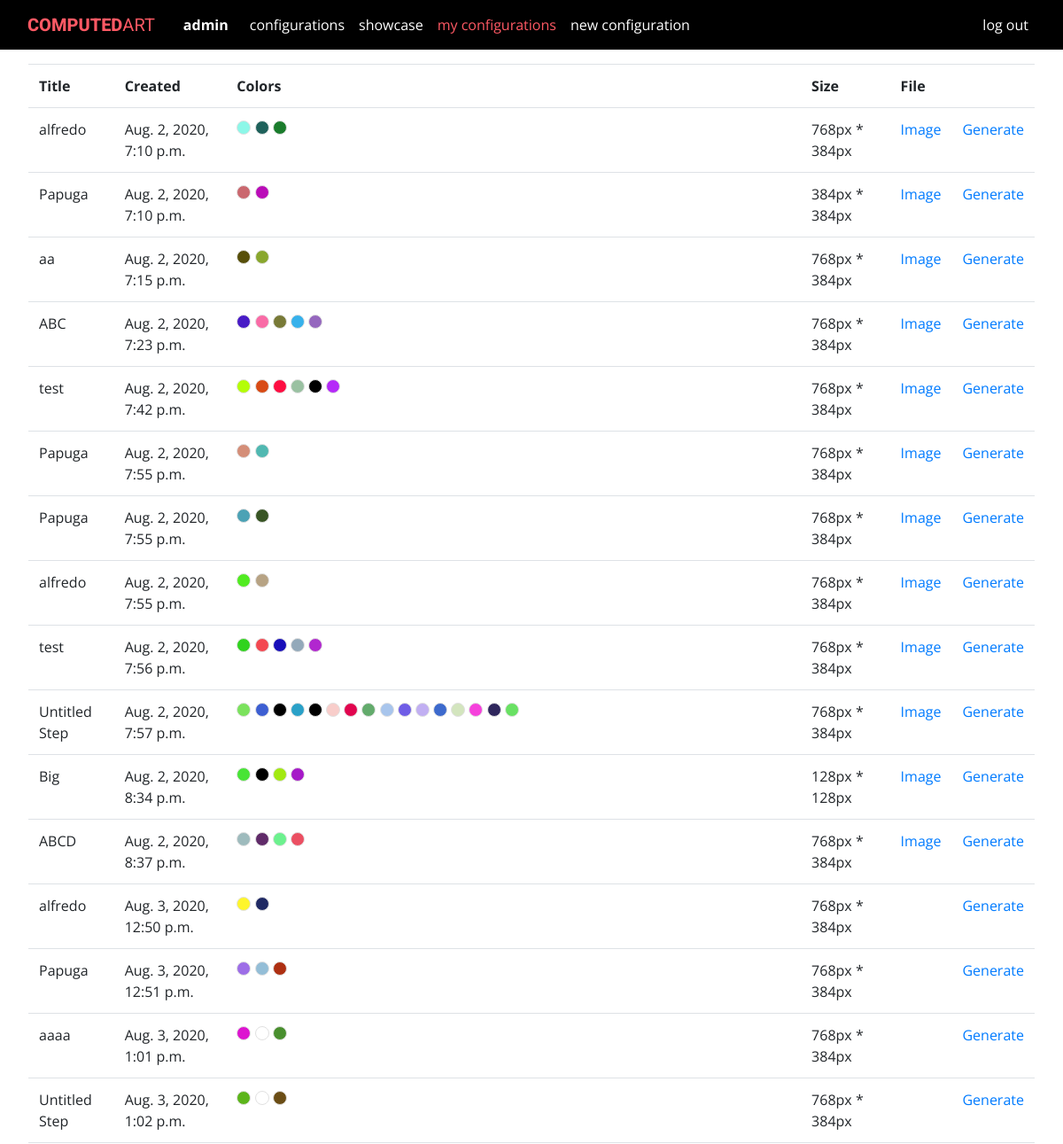
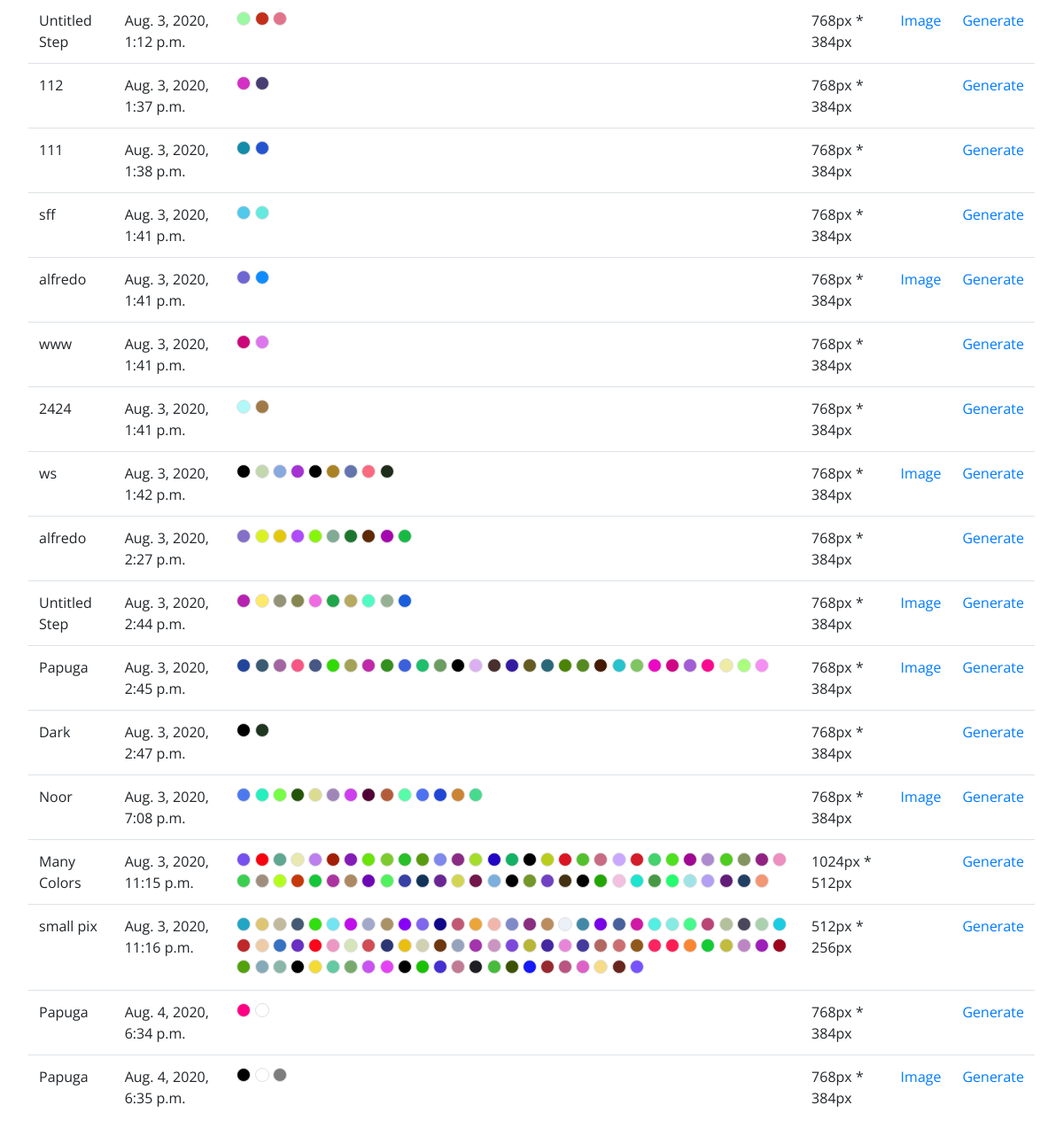
The app's page /config/user/2 (signed in) with its own data (2 pictures, top to bottom).
### computedart/models.py (models this page shows)
class User(AbstractUser):
    pass

class Configuration(models.Model):
    author = models.ForeignKey(
        User, on_delete=models.CASCADE, related_name="listing_author", editable=False
    )
    title = models.CharField(max_length=256)
    square_size = models.PositiveSmallIntegerField(
        validators=[MinValueValidator(4), MaxValueValidator(200)]
    )
    grid_width = models.PositiveSmallIntegerField(
        validators=[MinValueValidator(1), MaxValueValidator(1000)]
    )
    grid_height = models.PositiveSmallIntegerField(
        validators=[MinValueValidator(1), MaxValueValidator(1000)]
    )
    circle_chance = models.PositiveSmallIntegerField(
        validators=[MinValueValidator(0), MaxValueValidator(100)]
    )
    color_chance = models.PositiveSmallIntegerField(
        validators=[MinValueValidator(0), MaxValueValidator(100)]
    )
    created = models.DateTimeField(auto_now_add=True, blank=True)
    image_file = models.ImageField(upload_to="images/%Y/%m/%d/", blank=True, null=True)
    animate = models.BooleanField()

class Color(models.Model):
    configuration = models.ForeignKey(
        Configuration, on_delete=models.CASCADE, related_name="config_color"
    )
    color = models.CharField(max_length=100)

### computedart/views.py (the view)
# urls.py: path("config/user/<int:user_id>", views.user_configs, name="user_configs"),
@login_required
def user_configs(request, user_id):
    user = get_object_or_404(User, id=user_id)
    configs = Configuration.objects.filter(author=user)
    process_configs(configs)
    context = {"configs": configs}
    context["selected"] = ("configurations", "myconfig")[user == request.user]
    return render(request, "computedart/index.html", context)

### computedart/views.py (called while the page is built)
def process_configs(configs):
    for config in configs:
        config.colors = config.config_color.all()
        config.image_width = config.grid_width * config.square_size
        config.image_height = config.grid_height * config.square_size

### computedart/templates/computedart/index.html (shortened to what this page needs)
{% extends "computedart/layout.html" %}
{% block body %}
    <div>
       {% if configs %}
       <table class="table table-condensed">
         <tr>
            <th>Title</th>
            <th>Created</th>
            <th>Colors</th>
            <th>Size</th>
            <th>File</th>
            <th></th>
         </tr>
         {% for config in configs %}
         <tr>
            <td>{{config.title}}</td>
            <td>{{config.created}}</td>
            <td class="colors-cell">
                {% for color in config.colors %}
                    <div class="color-icon" style="background-color: {{ color.color }}" title="{{ color.color }}"></div>
                {% endfor %}
            </td>
            <td>
                {{ config.image_width }}px * {{ config.image_height }}px
            </td>
            <td>
                {% if config.image_file %}
                    <a href="{{ config.image_file.url }}" >Image</a>
                {% endif %}
            </td>
            <td>
                <a href="{% url 'config' config_id=config.id %}">Generate</a>
            </td>
         </tr>
         {% endfor %}
       </table>
       {% else %}
       <h2>No configurations found ...</h2>
       {% endif %}
    </div>
{% endblock %}

### computedart/templates/computedart/layout.html (shortened to what this page needs)
{% load static %}
<!DOCTYPE html>
<html lang="en">
    <head>
        <link href="{% static 'computedart/css/styles.css' %}" rel="stylesheet">
    </head>
    <body>
        <nav class="navbar navbar-expand-lg navbar-dark bg-dark">
            <div class="container-fluid">
                <a class="navbar-brand" href="{% url 'showcase' %}"><span>COMPUTED</span>ART</a>
                <div class="collapse navbar-collapse" id="navbarToggle">
                    <ul class="navbar-nav mr-auto">
                        {% if user.is_authenticated %}
                            <li class="nav-item">
                                <strong>{{ user.username }}</strong>
                            </li>
                        {% endif %}
                        <li class="nav-item">
                        <a class="nav-link{% if selected == 'configurations' %} selected{% endif %}" href="{% url 'config' %}" >Configurations</a>
                        </li>
                        <li class="nav-item">
                            <a class="nav-link{% if selected == 'showcase' %} selected{% endif %}" href="{% url 'showcase' %}" >Showcase</a>
                        </li>
                        {% if user.is_authenticated %}
                            <li class="nav-item">
                                <a class="nav-link{% if selected == 'myconfig' %} selected{% endif %}" href="{% url 'user_configs' user_id=user.id %}" >My configurations</a>
                            </li>
                            <li class="nav-item">
                                <a class="nav-link{% if selected == 'createconfig' %} selected{% endif %}" href="{% url 'create' %}" >New Configuration</a>
                            </li>
                        {% endif %}
                    </ul>
                    <ul class="navbar-nav">
                        {% if not user.is_authenticated%}
                            <li class="nav-item">
                                <a class="nav-link" href="{% url 'login' %}" >Log In</a>
                            </li>
                            <li class="nav-item">
                                <a class="nav-link" href="{% url 'register' %}">Register</a>
                            </li>
                        {% else %}
                            <li class="nav-item">
                                <a class="nav-link" href="{% url 'logout' %}">Log Out</a>
                            </li>
                        {% endif%}
                    </ul>
                </div>
            </div>
        </nav>
        <div class="body">
            {% block body %}
            {% endblock %}
        </div>
    </body>
</html>

### records on screen
User: username "admin"
Configuration: title "alfredo", created "Aug. 2, 2020, 7:10 p.m.", image_width "768", image_height "384"
Configuration: title "Papuga", created "Aug. 2, 2020, 7:10 p.m.", image_width "384", image_height "384"
Configuration: title "aa", created "Aug. 2, 2020, 7:15 p.m.", image_width "768", image_height "384"
Configuration: title "ABC", created "Aug. 2, 2020, 7:23 p.m.", image_width "768", image_height "384"
Configuration: title "test", created "Aug. 2, 2020, 7:42 p.m.", image_width "768", image_height "384"
Configuration: title "Papuga", created "Aug. 2, 2020, 7:55 p.m.", image_width "768", image_height "384"
Configuration: title "Papuga", created "Aug. 2, 2020, 7:55 p.m.", image_width "768", image_height "384"
Configuration: title "alfredo", created "Aug. 2, 2020, 7:55 p.m.", image_width "768", image_height "384"
Configuration: title "test", created "Aug. 2, 2020, 7:56 p.m.", image_width "768", image_height "384"
Configuration: title "Untitled Step", created "Aug. 2, 2020, 7:57 p.m.", image_width "768", image_height "384"
Configuration: title "Big", created "Aug. 2, 2020, 8:34 p.m.", image_width "128", image_height "128"
Configuration: title "ABCD", created "Aug. 2, 2020, 8:37 p.m.", image_width "768", image_height "384"
Configuration: title "alfredo", created "Aug. 3, 2020, 12:50 p.m.", image_width "768", image_height "384"
Configuration: title "Papuga", created "Aug. 3, 2020, 12:51 p.m.", image_width "768", image_height "384"
Configuration: title "aaaa", created "Aug. 3, 2020, 1:01 p.m.", image_width "768", image_height "384"
Configuration: title "Untitled Step", created "Aug. 3, 2020, 1:02 p.m.", image_width "768", image_height "384"
Configuration: title "Untitled Step", created "Aug. 3, 2020, 1:12 p.m.", image_width "768", image_height "384"
Configuration: title "112", created "Aug. 3, 2020, 1:37 p.m.", image_width "768", image_height "384"
Configuration: title "111", created "Aug. 3, 2020, 1:38 p.m.", image_width "768", image_height "384"
Configuration: title "sff", created "Aug. 3, 2020, 1:41 p.m.", image_width "768", image_height "384"
Configuration: title "alfredo", created "Aug. 3, 2020, 1:41 p.m.", image_width "768", image_height "384"
Configuration: title "www", created "Aug. 3, 2020, 1:41 p.m.", image_width "768", image_height "384"
Configuration: title "2424", created "Aug. 3, 2020, 1:41 p.m.", image_width "768", image_height "384"
Configuration: title "ws", created "Aug. 3, 2020, 1:42 p.m.", image_width "768", image_height "384"
Configuration: title "alfredo", created "Aug. 3, 2020, 2:27 p.m.", image_width "768", image_height "384"
Configuration: title "Untitled Step", created "Aug. 3, 2020, 2:44 p.m.", image_width "768", image_height "384"
Configuration: title "Papuga", created "Aug. 3, 2020, 2:45 p.m.", image_width "768", image_height "384"
Configuration: title "Dark", created "Aug. 3, 2020, 2:47 p.m.", image_width "768", image_height "384"
Configuration: title "Noor", created "Aug. 3, 2020, 7:08 p.m.", image_width "768", image_height "384"
Configuration: title "Many Colors", created "Aug. 3, 2020, 11:15 p.m.", image_width "1024", image_height "512"
Configuration: title "small pix", created "Aug. 3, 2020, 11:16 p.m.", image_width "512", image_height "256"
Configuration: title "Papuga", created "Aug. 4, 2020, 6:34 p.m.", image_width "768", image_height "384"
Configuration: title "Papuga", created "Aug. 4, 2020, 6:35 p.m.", image_width "768", image_height "384"
